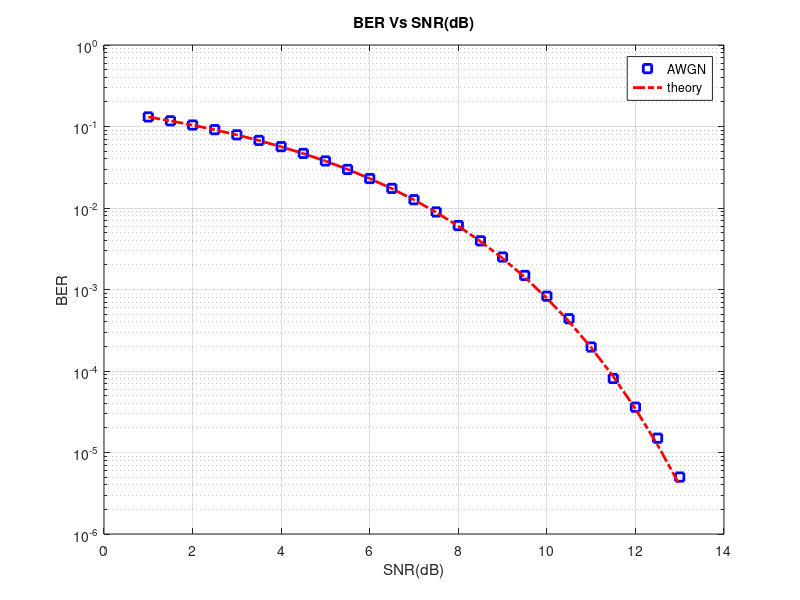

Recreate this plot in MATLAB.
clear all;
rng('Shuffle');
SNRdB=[1:0.5:13];
blockLength=1000000;
bits=randi([0,1],[1,blockLength]);
BER=zeros(size(SNRdB));
chNoise=(randn(1,blockLength)+j*randn(1,blockLength));
for k=1:length(SNRdB)
	snr=10^(SNRdB(k)/10);
	Txbits=sqrt(snr)*(2*bits-1);
	Rxbits=Txbits+chNoise;
	DecodeBits=((real(Rxbits))>=0);
	BER(k)=sum(DecodeBits~=bits)/blockLength;
end
semilogy(SNRdB,BER,'bs','lineWidth',2.0);
hold on;
semilogy(SNRdB,qfunc(sqrt(10.^(SNRdB/10))),'r-.','lineWidth',2.0);
%axis title;
grid on;
legend('AWGN','theory')
xlabel('SNR(dB)');
ylabel('BER');
title('BER Vs SNR(dB)');